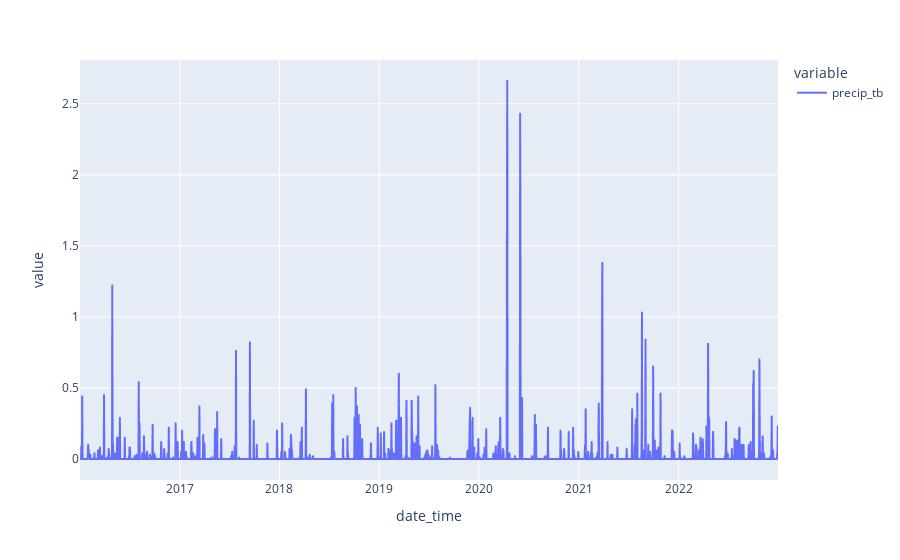

This figure's notebook cell:
### Code cell
px.line(data_frame=df_precip, x='date_time', y=['precip_tb'])

### Figure 1 — Plotly figure (JSON) as saved in the notebook; plotly's stock layout.template omitted (floating-point values rounded to 4 significant figures; data arrays with more than 128 entries replaced by an {"elided": "..."} marker saying what was removed)
{"data": [{"hovertemplate": "variable=precip_tb<br>date_time=%{x}<br>value=%{y}<extra></extra>", "legendgroup": "precip_tb", "line": {"color": "#636efa", "dash": "solid"}, "marker": {"symbol": "circle"}, "mode": "lines", "name": "precip_tb", "showlegend": true, "type": "scattergl", "x": {"elided": "2542 str values"}, "xaxis": "x", "y": {"elided": "2542 float values"}, "yaxis": "y"}], "layout": {"legend": {"title": {"text": "variable"}, "tracegroupgap": 0}, "margin": {"t": 60}, "xaxis": {"anchor": "y", "domain": [0, 1], "title": {"text": "date_time"}}, "yaxis": {"anchor": "x", "domain": [0, 1], "title": {"text": "value"}}}}
